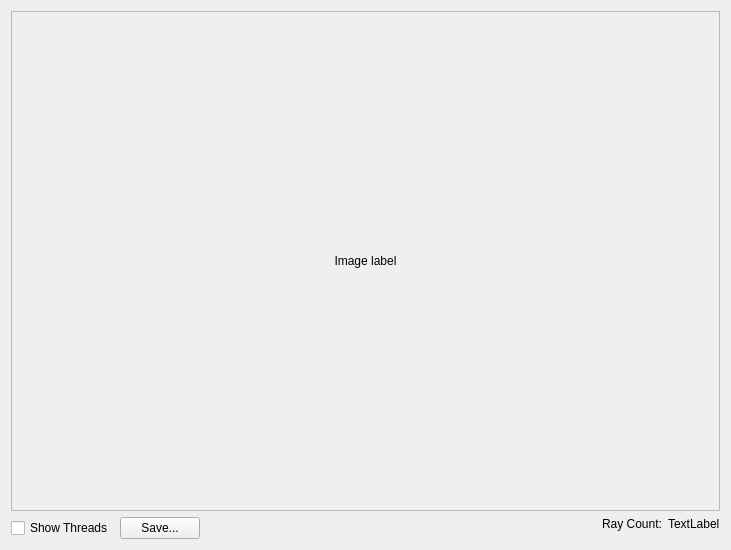
<?xml version="1.0" encoding="UTF-8"?>
<ui version="4.0">
 <class>PainterWindow</class>
 <widget class="QWidget" name="PainterWindow">
  <property name="geometry">
   <rect>
    <x>0</x>
    <y>0</y>
    <width>731</width>
    <height>550</height>
   </rect>
  </property>
  <property name="windowTitle">
   <string>Form</string>
  </property>
  <layout class="QVBoxLayout" name="verticalLayout_3">
   <item>
    <widget class="QScrollArea" name="scrollArea">
     <property name="widgetResizable">
      <bool>true</bool>
     </property>
     <widget class="QWidget" name="scrollAreaWidgetContents">
      <property name="geometry">
       <rect>
        <x>0</x>
        <y>0</y>
        <width>711</width>
        <height>499</height>
       </rect>
      </property>
      <layout class="QVBoxLayout" name="verticalLayout_2">
       <item>
        <widget class="QLabel" name="label_points">
         <property name="text">
          <string>Image label</string>
         </property>
         <property name="alignment">
          <set>Qt::AlignCenter</set>
         </property>
        </widget>
       </item>
      </layout>
     </widget>
    </widget>
   </item>
   <item>
    <layout class="QHBoxLayout" name="horizontalLayout">
     <item>
      <widget class="QCheckBox" name="checkBox_show_threads">
       <property name="text">
        <string>Show Threads</string>
       </property>
      </widget>
     </item>
     <item>
      <widget class="QPushButton" name="pushButton_save_to_file">
       <property name="text">
        <string>Save...</string>
       </property>
      </widget>
     </item>
     <item>
      <spacer name="horizontalSpacer">
       <property name="orientation">
        <enum>Qt::Horizontal</enum>
       </property>
       <property name="sizeHint" stdset="0">
        <size>
         <width>40</width>
         <height>20</height>
        </size>
       </property>
      </spacer>
     </item>
     <item>
      <layout class="QFormLayout" name="formLayout">
       <item row="0" column="0">
        <widget class="QLabel" name="label_2">
         <property name="text">
          <string>Ray Count:</string>
         </property>
        </widget>
       </item>
       <item row="0" column="1">
        <widget class="QLabel" name="label_ray_count">
         <property name="text">
          <string>TextLabel</string>
         </property>
        </widget>
       </item>
      </layout>
     </item>
    </layout>
   </item>
  </layout>
 </widget>
 <resources/>
 <connections/>
</ui>
